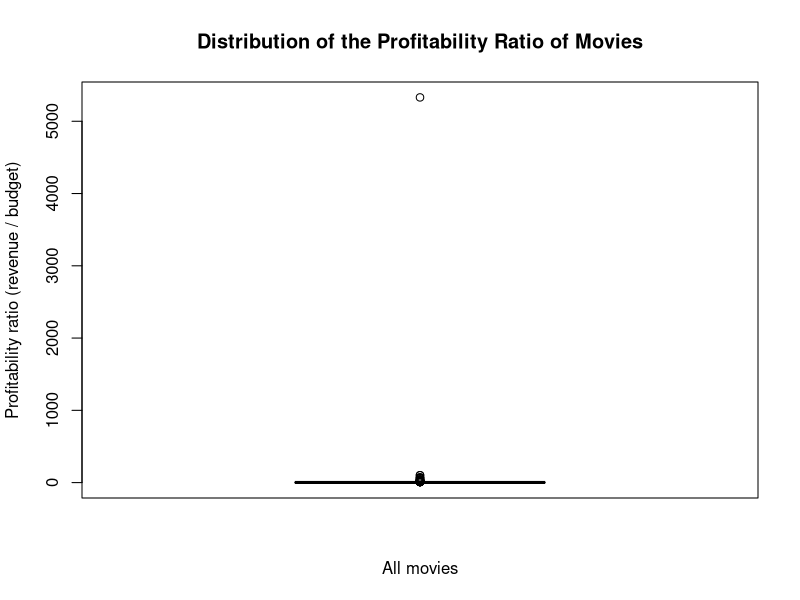
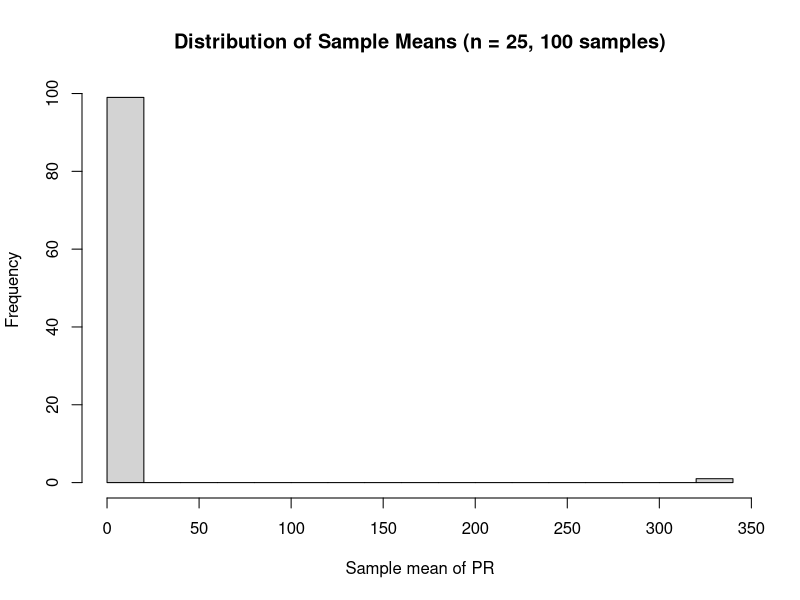
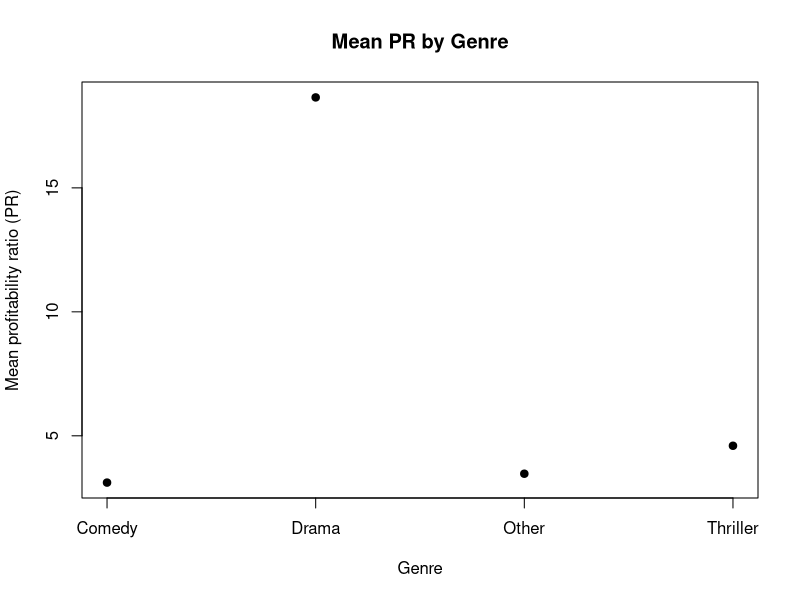
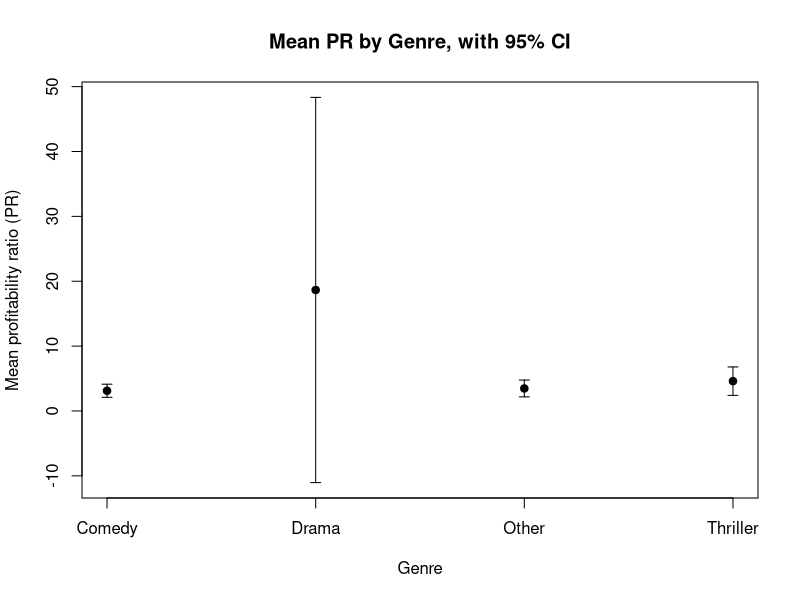
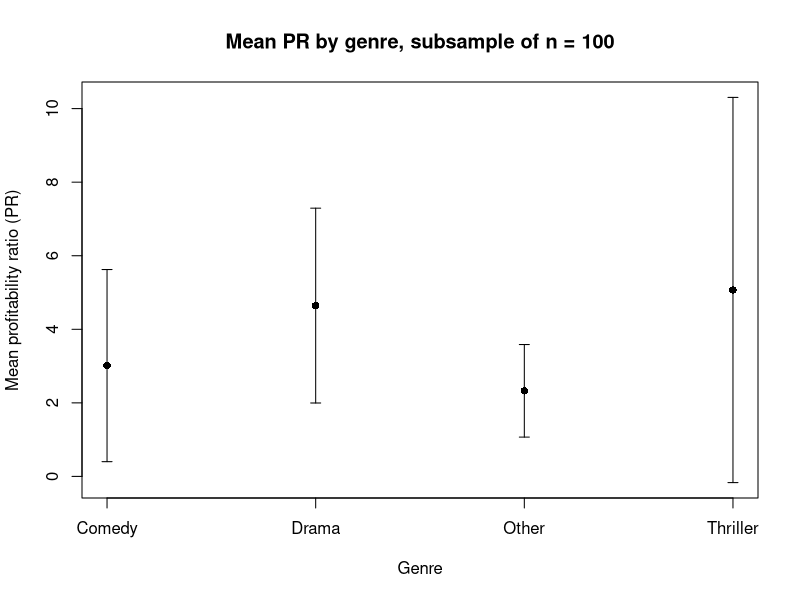

Write the R code that produced these figures, in order.
## ---- chunk 1
knitr::opts_chunk$set(echo = TRUE)
## ---- chunk 2
movies <- read.delim("movies5.csv")   
dim(movies)                           # 909 observations, 19 variables
length(unique(movies$index))          # 909 distinct movies = subjects
## ---- chunk 3
sapply(movies, class)
str(movies$genre)
## ---- chunk 4
movies$PR <- movies$revenue / movies$budget
mean(movies$PR, na.rm = TRUE)    # Inf
median(movies$PR, na.rm = TRUE)  # 1.85
max(movies$PR, na.rm = TRUE)     # Inf
min(movies$PR, na.rm = TRUE)     # 0

## ---- chunk 5

sum(movies$budget == 0 & movies$revenue > 0)

## ---- chunk 6

sum(movies$budget == 0 & movies$revenue == 0)   # the amount of movies which get NA
## ---- chunk 7
movies$PR[is.infinite(movies$PR)] <- NA
mean(movies$PR, na.rm = TRUE)     # 10.96897
median(movies$PR, na.rm = TRUE)   # 1.750424
max(movies$PR, na.rm = TRUE)      # 5330.339
min(movies$PR, na.rm = TRUE)      # 0


## ---- chunk 8

mean(movies$PR >= 1, na.rm = TRUE)   # 0.6395
sum(movies$PR >= 1, na.rm = TRUE)    # 463

## ---- chunk 9
boxplot(movies$PR,
        main = "Distribution of the Profitability Ratio of Movies",
        xlab = "All movies",
        ylab = "Profitability ratio (revenue / budget)")
summary(movies$PR)


## ---- chunk 10
table(movies$director_gender, useNA = "ifany")
mean(movies$director_gender == "male", na.rm = TRUE)     # 0.9049
mean(movies$director_gender == "female", na.rm = TRUE)   # 0.0951

## ---- chunk 11
pnorm(120, mean = 107, sd = 22) - pnorm(90, mean = 107, sd = 22)

## ---- chunk 12
mean(movies$runtime >= 90 & movies$runtime <= 120) 
sd(movies$runtime)

## ---- chunk 13
notmale <- movies[movies$director_gender == "female" & !is.na(movies$director_gender), ]
p_d <- mean(notmale$runtime >= 120, na.rm = TRUE)
p_d

## ---- chunk 14
mean(movies$PR, na.rm = TRUE)

## ---- chunk 15
set.seed(123)
movies_sample <- movies[sample(nrow(movies), 25), ]
mean(movies_sample$PR, na.rm = TRUE)

## ---- chunk 16
set.seed(123)
sample_means <- numeric(100)
for (i in 1:100) {
  s <- movies[sample(nrow(movies), 25), ]
  sample_means[i] <- mean(s$PR, na.rm = TRUE)
}
sample_means

## ---- chunk 17
summary(sample_means)
sd(sample_means)
hist(sample_means,
     main = "Distribution of Sample Means (n = 25, 100 samples)",
     xlab = "Sample mean of PR",
     breaks = 20)

## ---- chunk 18
thriller <- movies [movies$genre == "Thriller" & !is.na(movies$genre), ]
t.test(thriller$vote_average, conf.level = 0.99)


## ---- chunk 19

t.test(thriller$vote_average, mu = 6.5, alternative = "less")
qt(0.05, df = 126)   # critical value, -1.657

## ---- chunk 20
table(movies$first_actor_gender)


## ---- chunk 21
prop.test(649, 872, p=0.5) 


## ---- chunk 22
var(movies$PR[movies$first_actor_gender == "male"], na.rm = TRUE)
var(movies$PR[movies$first_actor_gender == "female"], na.rm = TRUE)

## ---- chunk 23
s2_f <- var(movies$PR[movies$first_actor_gender == "female"], na.rm = TRUE)
n_f  <- sum(!is.na(movies$PR[movies$first_actor_gender == "female"]))
chi  <- (n_f - 1) * s2_f / 69.36
chi                                   
qchisq(c(0.025, 0.975), df = n_f - 1)      
2 * (1 - pchisq(chi, df = n_f - 1)) 


## ---- chunk 24
top3 <- names(sort(table(movies$genre), decreasing = TRUE))[1:3]
movies$genre2 <- ifelse(movies$genre %in% top3, movies$genre, "Other")
table(movies$genre2)
## ---- chunk 25
means <- aggregate(PR ~ genre2, data = movies, FUN = mean, na.rm = TRUE)
means

plot(1:nrow(means), means$PR, xaxt = "n",
     xlab = "Genre", ylab = "Mean profitability ratio (PR)",
     main = "Mean PR by Genre",
     pch = 19)
axis(1, at = 1:nrow(means), labels = means$genre2)
## ---- chunk 26
genres <- sort(unique(movies$genre2))
means <- tapply(movies$PR, movies$genre2, mean, na.rm = TRUE)

ci <- sapply(genres, function(g) {
  x <- movies$PR[movies$genre2 == g]
  x <- x[!is.na(x)]
  qt(0.975, length(x) - 1) * sd(x) / sqrt(length(x))
})

plot(1:4, means, xaxt = "n", pch = 19,
     ylim = c(min(means - ci), max(means + ci)),
     xlab = "Genre", ylab = "Mean profitability ratio (PR)",
     main = "Mean PR by Genre, with 95% CI")
axis(1, at = 1:4, labels = genres)
arrows(1:4, means - ci, 1:4, means + ci, angle = 90, code = 3, length = 0.05)
## ---- chunk 27
set.seed(1)
movies_sub100 <- movies[sample(nrow(movies), 100), ]

genres_sub <- sort(unique(movies_sub100$genre2))
means_sub <- tapply(movies_sub100$PR, movies_sub100$genre2, mean, na.rm = TRUE)

ci_sub <- sapply(genres_sub, function(g) {
  x <- movies_sub100$PR[movies_sub100$genre2 == g]
  x <- x[!is.na(x)]
  qt(0.975, length(x) - 1) * sd(x) / sqrt(length(x))
})

plot(1:length(genres_sub), means_sub, xaxt = "n", pch = 16,
     ylim = c(min(means_sub - ci_sub), max(means_sub + ci_sub)),
     main = "Mean PR by genre, subsample of n = 100",
     xlab = "Genre",
     ylab = "Mean profitability ratio (PR)")

axis(1, at = 1:length(genres_sub), labels = genres_sub)
arrows(1:length(genres_sub), means_sub - ci_sub,
       1:length(genres_sub), means_sub + ci_sub,
       angle = 90, code = 3, length = 0.05)

means_sub
ci_sub
## ---- chunk 28
model <- lm(PR ~ budget, data = movies)
summary(model)

## ---- chunk 29
coef(model)
coef(model)[2] * 1000000   # effect of a 1 million increase in budget

## ---- chunk 30
summary(model)$coefficients 

## ---- chunk 31
#Not Needed

## ---- chunk 32
#WRITE YOUR CODE HERE

## ---- chunk 33
#WRITE YOUR CODE HERE

## ---- chunk 34
#WRITE YOUR CODE HERE

## ---- chunk 35
#WRITE YOUR CODE HERE

## ---- chunk 36
#WRITE YOUR CODE HERE

## ---- chunk 37
#WRITE YOUR CODE HERE

## ---- chunk 38
#WRITE YOUR CODE HERE

## ---- chunk 39
#WRITE YOUR CODE HERE

## ---- chunk 40
#WRITE YOUR CODE HERE

## ---- chunk 41
#WRITE YOUR CODE HERE
